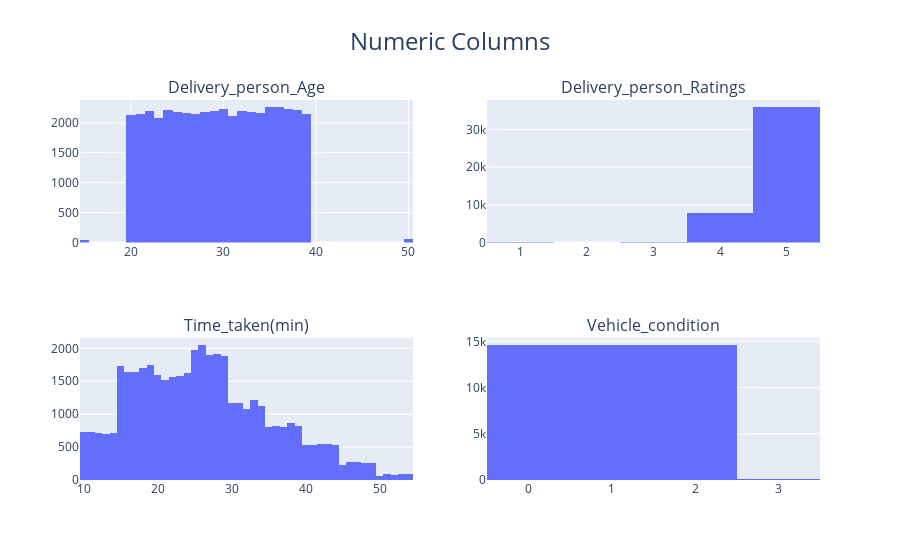

The notebook cell saved with this chart:
### Code cell
plot_histogram(df_clear)

### Figure 1 — Plotly figure (JSON) as saved in the notebook; plotly's stock layout.template omitted (floating-point values rounded to 4 significant figures; data arrays with more than 128 entries replaced by an {"elided": "..."} marker saying what was removed)
{"data": [{"bingroup": "x", "hovertemplate": "Delivery_person_Age=%{x}<br>count=%{y}<extra></extra>", "legendgroup": "", "marker": {"color": "#636efa", "pattern": {"shape": ""}}, "name": "", "orientation": "v", "showlegend": false, "type": "histogram", "x": {"elided": "43953 float values"}, "xaxis": "x", "yaxis": "y"}, {"bingroup": "x", "hovertemplate": "Delivery_person_Ratings=%{x}<br>count=%{y}<extra></extra>", "legendgroup": "", "marker": {"color": "#636efa", "pattern": {"shape": ""}}, "name": "", "orientation": "v", "showlegend": false, "type": "histogram", "x": {"elided": "43953 float values"}, "xaxis": "x2", "yaxis": "y2"}, {"bingroup": "x", "hovertemplate": "Time_taken(min)=%{x}<br>count=%{y}<extra></extra>", "legendgroup": "", "marker": {"color": "#636efa", "pattern": {"shape": ""}}, "name": "", "orientation": "v", "showlegend": false, "type": "histogram", "x": {"elided": "43953 int values"}, "xaxis": "x3", "yaxis": "y3"}, {"bingroup": "x", "hovertemplate": "Vehicle_condition=%{x}<br>count=%{y}<extra></extra>", "legendgroup": "", "marker": {"color": "#636efa", "pattern": {"shape": ""}}, "name": "", "orientation": "v", "showlegend": false, "type": "histogram", "x": {"elided": "43953 int values"}, "xaxis": "x4", "yaxis": "y4"}], "layout": {"annotations": [{"font": {"size": 16}, "showarrow": false, "text": "Delivery_person_Age", "x": 0.225, "xanchor": "center", "xref": "paper", "y": 1, "yanchor": "bottom", "yref": "paper"}, {"font": {"size": 16}, "showarrow": false, "text": "Delivery_person_Ratings", "x": 0.775, "xanchor": "center", "xref": "paper", "y": 1, "yanchor": "bottom", "yref": "paper"}, {"font": {"size": 16}, "showarrow": false, "text": "Time_taken(min)", "x": 0.225, "xanchor": "center", "xref": "paper", "y": 0.375, "yanchor": "bottom", "yref": "paper"}, {"font": {"size": 16}, "showarrow": false, "text": "Vehicle_condition", "x": 0.775, "xanchor": "center", "xref": "paper", "y": 0.375, "yanchor": "bottom", "yref": "paper"}], "title": {"font": {"size": 24}, "text": "Numeric Columns", "x": 0.5, "xanchor": "center"}, "xaxis": {"anchor": "y", "domain": [0, 0.45], "showgrid": true, "title": {"font": {"size": 18}}}, "xaxis2": {"anchor": "y2", "domain": [0.55, 1]}, "xaxis3": {"anchor": "y3", "domain": [0, 0.45]}, "xaxis4": {"anchor": "y4", "domain": [0.55, 1]}, "yaxis": {"anchor": "x", "domain": [0.625, 1], "showgrid": true, "title": {"font": {"size": 18}}}, "yaxis2": {"anchor": "x2", "domain": [0.625, 1]}, "yaxis3": {"anchor": "x3", "domain": [0, 0.375]}, "yaxis4": {"anchor": "x4", "domain": [0, 0.375]}}}
